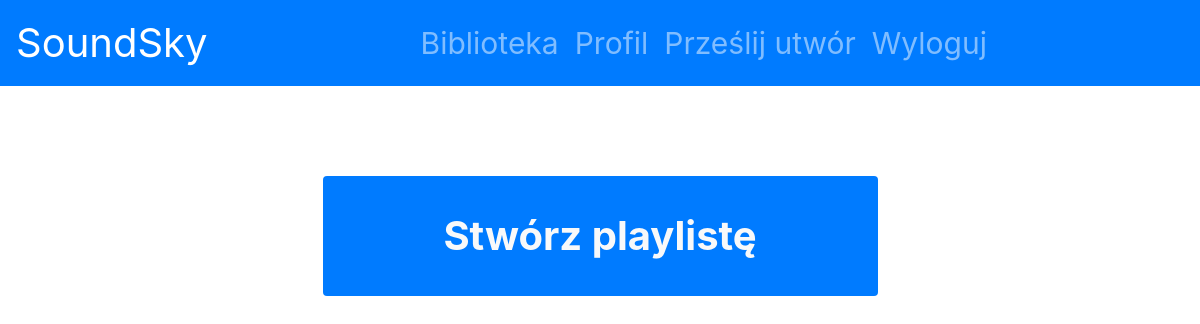
The page /Profile/Library/ (signed in) on the database as committed earlier.
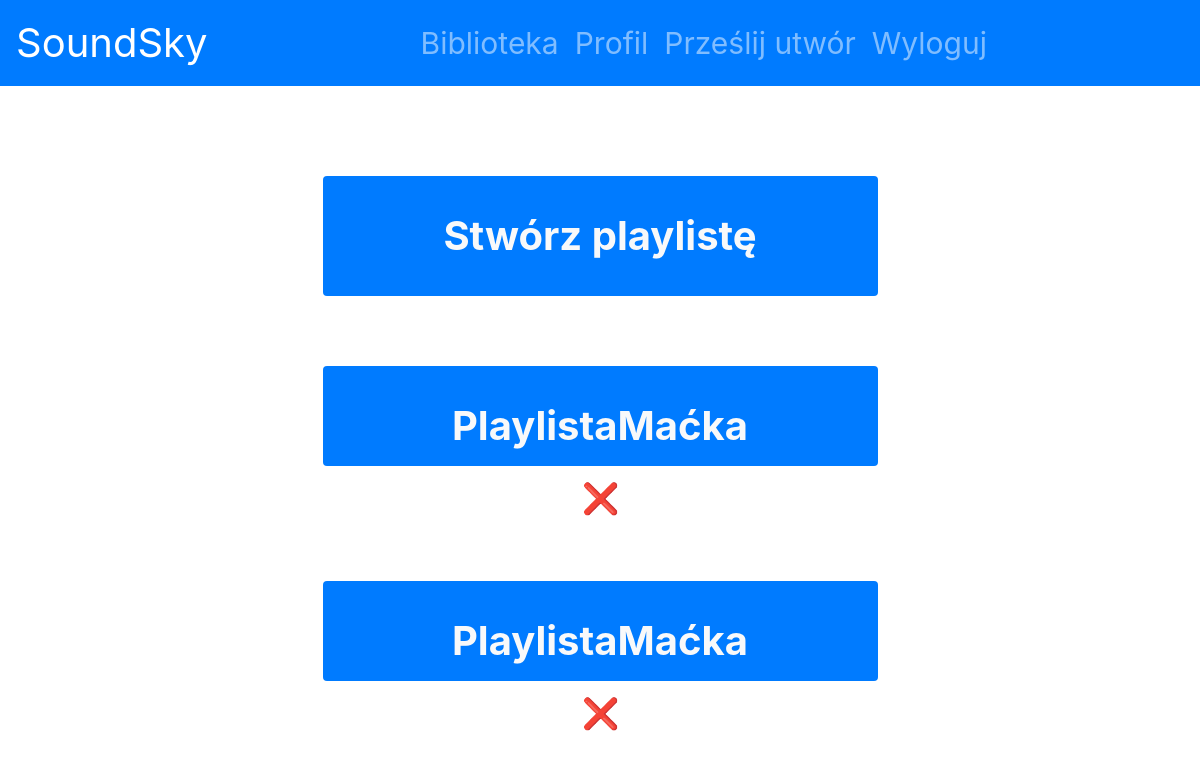
The same page on the database as committed later.
### SoundSky/models.py (models this page shows)
class Playlist(models.Model):
    id = models.AutoField(primary_key=True)
    name = models.CharField(max_length=100)
    user = models.ForeignKey(User, on_delete=models.CASCADE)
    songs = models.ManyToManyField(Song)
    def get_absolute_url(self):
        return reverse("Playlist", kwargs={"playlist_id": self.id})
    class Meta:
        verbose_name_plural = "Playlists"
    def __str__(self):
        return self.name

### SoundSky/views.py (the view)
# urls.py: path('Profile/Library/', library, name="Library"),
@login_required
def library(request):
    user = request.user
    playlists = Playlist.objects.filter(user=user)
    print(playlists)
    ctx = {
        'Playlists': playlists
    }
    return render(request, 'Soundsky/library_page.html', ctx)

### SoundSky/templates/SoundSky/library_page.html (shortened to what this page needs)
{% extends "SoundSky/main_page.html" %}
{% block content %}
  <div class="container">
    <a  href="{% url 'Add Playlist'%}" class="inside bg-primary rounded text-light" style="font-size: 40px; font-weight: bold; padding-top: 30px; padding-bottom: 30px;">Stwórz playlistę</a>
  </div>
    {% for pl in Playlists %}
    <div class="container">
    <a  href="{{pl.get_absolute_url}}" class="inside bg-primary rounded text-light" style="font-size: 40px; font-weight: bold; padding-top: 30px; padding-bottom: 10px;">{{pl.name}}</a>
    <a href="{% url 'DeletePlaylist' pl.id %}">❌</a></div>
    {% endfor %}
{% endblock %}

Rows that differ between the two databases and show on the page:
added Playlist: name "PlaylistaMaćka"
added Playlist: name "PlaylistaMaćka"
